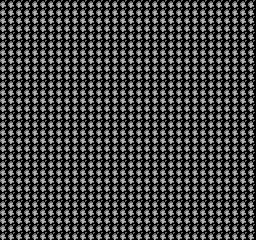

A 2D game scene composited from a Tiled map and its tileset images. What follows is a short description and the map's XML, with each tile layer's data collapsed to a summary:
An orthogonal 32x30 tile map with 8x8 px tiles, 1 tile layer (Tile Layer 1).

<map version="1.0" orientation="orthogonal" renderorder="right-down" width="32" height="30" tilewidth="8" tileheight="8" nextobjectid="1">
 <tileset firstgid="1" name="tiles" tilewidth="8" tileheight="8">
  <image source="tiles.png" width="128" height="128" />
 </tileset>
 <layer name="Tile Layer 1" width="32" height="30">
  <data>[960 cells, 960 non-empty, 1 distinct tile ids]</data>
 </layer>
</map>